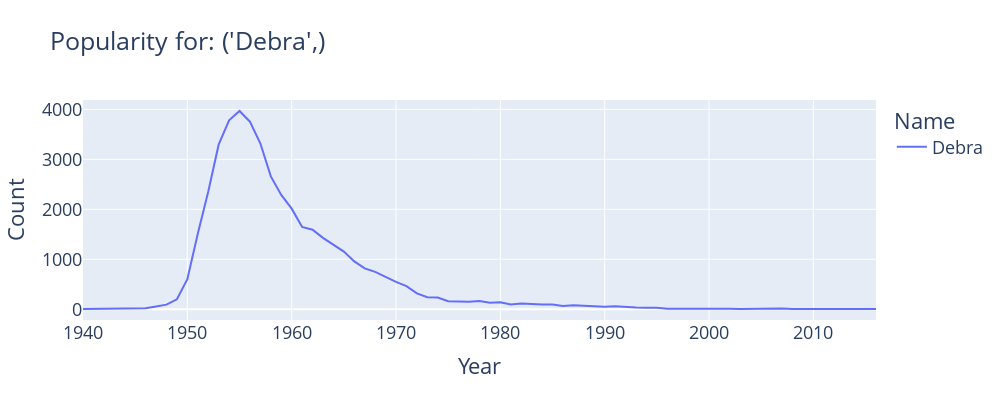

Notebook cell for this chart:
### Markdown cell above
We can visualize the decrease in the popularity of the name "?:"

### Code cell
def plot_name(*names):
    fig = px.line(f_babynames[f_babynames["Name"].isin(names)],
                  x = "Year", y = "Count", color="Name",
                  title=f"Popularity for: {names}")
    fig.update_layout(font_size = 18,
                  autosize=False,
                  width=1000,
                  height=400)
    return fig
# pass the name into plot_name
plot_name("Debra")

### Figure 1 — Plotly figure (JSON) as saved in the notebook; plotly's stock layout.template omitted (floating-point values rounded to 4 significant figures)
{"data": [{"hovertemplate": "Name=Debra<br>Year=%{x}<br>Count=%{y}<extra></extra>", "legendgroup": "Debra", "line": {"color": "#636efa", "dash": "solid"}, "marker": {"symbol": "circle"}, "mode": "lines", "name": "Debra", "orientation": "v", "showlegend": true, "type": "scatter", "x": [1940, 1942, 1943, 1944, 1945, 1946, 1947, 1948, 1949, 1950, 1951, 1952, 1953, 1954, 1955, 1956, 1957, 1958, 1959, 1960, 1961, 1962, 1963, 1964, 1965, 1966, 1967, 1968, 1969, 1970, 1971, 1972, 1973, 1974, 1975, 1976, 1977, 1978, 1979, 1980, 1981, 1982, 1983, 1984, 1985, 1986, 1987, 1988, 1989, 1990, 1991, 1992, 1993, 1994, 1995, 1996, 1997, 1998, 1999, 2000, 2001, 2002, 2003, 2004, 2005, 2006, 2007, 2008, 2009, 2012, 2013, 2016], "xaxis": "x", "y": [7, 7, 8, 15, 19, 20, 56, 92, 199, 601, 1510, 2351, 3295, 3784, 3969, 3755, 3318, 2660, 2290, 2014, 1647, 1592, 1430, 1287, 1154, 958, 818, 748, 647, 547, 463, 318, 242, 236, 159, 151, 151, 164, 130, 141, 97, 114, 97, 95, 93, 64, 78, 69, 71, 51, 62, 41, 34, 28, 28, 12, 14, 16, 10, 13, 14, 10, 7, 12, 13, 12, 13, 6, 7, 5, 8, 5], "yaxis": "y"}], "layout": {"autosize": false, "font": {"size": 18}, "height": 400, "legend": {"title": {"text": "Name"}, "tracegroupgap": 0}, "title": {"text": "Popularity for: ('Debra',)"}, "width": 1000, "xaxis": {"anchor": "y", "domain": [0, 1], "title": {"text": "Year"}}, "yaxis": {"anchor": "x", "domain": [0, 1], "title": {"text": "Count"}}}}
